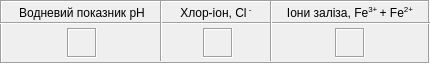
   <widget class="QFrame" name="frame_8">
    <property name="geometry">
     <rect>
      <x>450</x>
      <y>390</y>
      <width>430</width>
      <height>64</height>
     </rect>
    </property>
    <property name="frameShape">
     <enum>QFrame::Box</enum>
    </property>
    <property name="frameShadow">
     <enum>QFrame::Sunken</enum>
    </property>
    <widget class="QLabel" name="label_72">
     <property name="geometry">
      <rect>
       <x>270</x>
       <y>3</y>
       <width>160</width>
       <height>20</height>
      </rect>
     </property>
     <property name="text">
      <string>&lt;html&gt;&lt;head/&gt;&lt;body&gt;&lt;p&gt;Іони заліза, Fe&lt;span style=&quot; vertical-align:super;&quot;&gt;3+ &lt;/span&gt;+ Fe&lt;span style=&quot; vertical-align:super;&quot;&gt;2+&lt;/span&gt;&lt;/p&gt;&lt;/body&gt;&lt;/html&gt;</string>
     </property>
     <property name="alignment">
      <set>Qt::AlignCenter</set>
     </property>
    </widget>
    <widget class="QLabel" name="label_71">
     <property name="geometry">
      <rect>
       <x>162</x>
       <y>3</y>
       <width>110</width>
       <height>20</height>
      </rect>
     </property>
     <property name="text">
      <string>&lt;html&gt;&lt;head/&gt;&lt;body&gt;&lt;p&gt;Хлор-іон, Cl&lt;span style=&quot; vertical-align:super;&quot;&gt; - &lt;/span&gt;&lt;/p&gt;&lt;/body&gt;&lt;/html&gt;</string>
     </property>
     <property name="alignment">
      <set>Qt::AlignCenter</set>
     </property>
    </widget>
    <widget class="QLabel" name="label_73">
     <property name="geometry">
      <rect>
       <x>67</x>
       <y>28</y>
       <width>30</width>
       <height>30</height>
      </rect>
     </property>
     <property name="frameShape">
      <enum>QFrame::Box</enum>
     </property>
     <property name="frameShadow">
      <enum>QFrame::Sunken</enum>
     </property>
     <property name="text">
      <string/>
     </property>
     <property name="alignment">
      <set>Qt::AlignCenter</set>
     </property>
    </widget>
    <widget class="QLabel" name="label_75">
     <property name="geometry">
      <rect>
       <x>335</x>
       <y>28</y>
       <width>30</width>
       <height>30</height>
      </rect>
     </property>
     <property name="frameShape">
      <enum>QFrame::Box</enum>
     </property>
     <property name="frameShadow">
      <enum>QFrame::Sunken</enum>
     </property>
     <property name="text">
      <string/>
     </property>
     <property name="alignment">
      <set>Qt::AlignCenter</set>
     </property>
    </widget>
    <widget class="QLabel" name="label_70">
     <property name="geometry">
      <rect>
       <x>2</x>
       <y>3</y>
       <width>160</width>
       <height>20</height>
      </rect>
     </property>
     <property name="text">
      <string>&lt;html&gt;&lt;head/&gt;&lt;body&gt;&lt;p&gt;Водневий показник рН&lt;/p&gt;&lt;/body&gt;&lt;/html&gt;</string>
     </property>
     <property name="alignment">
      <set>Qt::AlignCenter</set>
     </property>
    </widget>
    <widget class="QLabel" name="label_74">
     <property name="geometry">
      <rect>
       <x>203</x>
       <y>28</y>
       <width>30</width>
       <height>30</height>
      </rect>
     </property>
     <property name="frameShape">
      <enum>QFrame::Box</enum>
     </property>
     <property name="frameShadow">
      <enum>QFrame::Sunken</enum>
     </property>
     <property name="text">
      <string/>
     </property>
     <property name="alignment">
      <set>Qt::AlignCenter</set>
     </property>
    </widget>
    <widget class="Line" name="line_15">
     <property name="geometry">
      <rect>
       <x>0</x>
       <y>22</y>
       <width>430</width>
       <height>3</height>
      </rect>
     </property>
     <property name="orientation">
      <enum>Qt::Horizontal</enum>
     </property>
    </widget>
    <widget class="Line" name="line_16">
     <property name="geometry">
      <rect>
       <x>160</x>
       <y>0</y>
       <width>3</width>
       <height>61</height>
      </rect>
     </property>
     <property name="orientation">
      <enum>Qt::Vertical</enum>
     </property>
    </widget>
    <widget class="Line" name="line_19">
     <property name="geometry">
      <rect>
       <x>270</x>
       <y>0</y>
       <width>3</width>
       <height>61</height>
      </rect>
     </property>
     <property name="orientation">
      <enum>Qt::Vertical</enum>
     </property>
    </widget>
   </widget>
